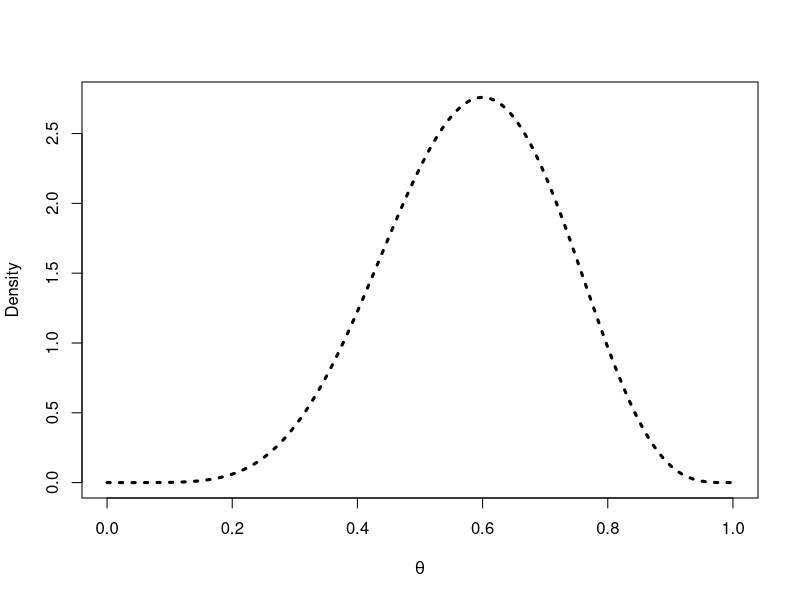
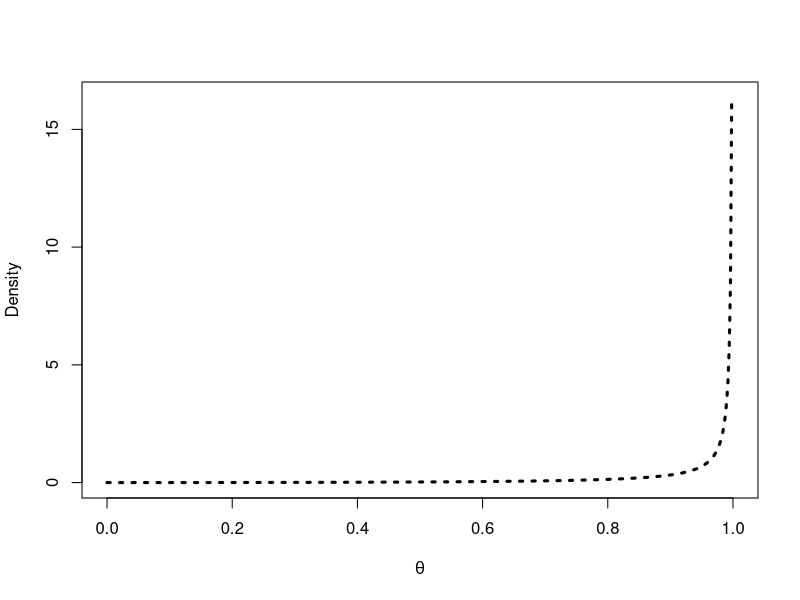
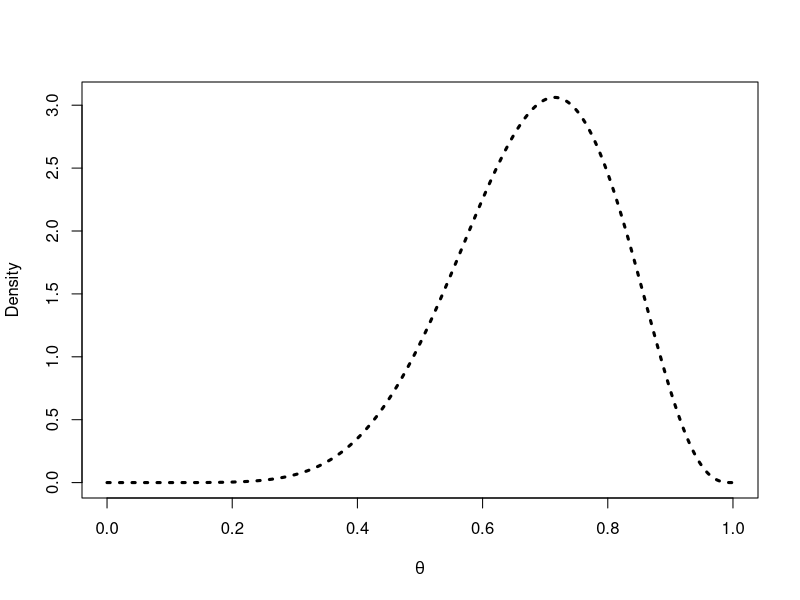
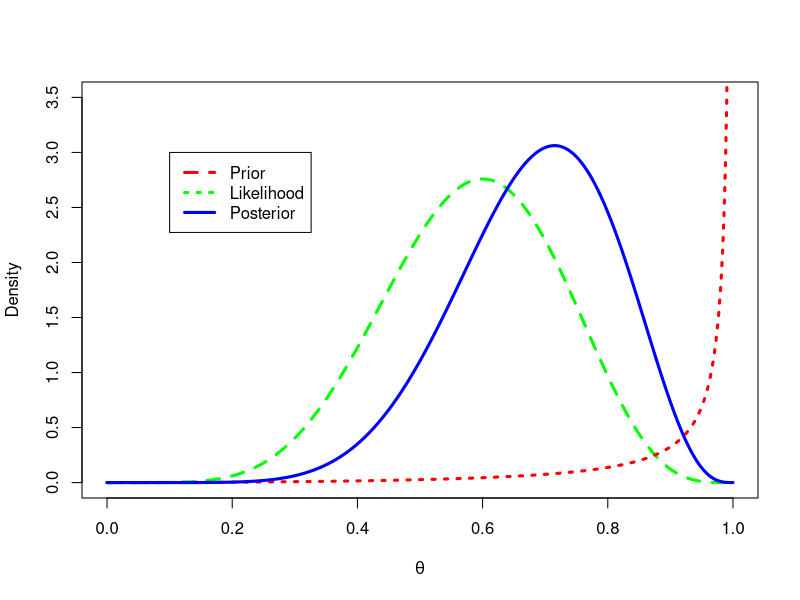

The R script that drew these images, in order:
## ---- chunk 1
n = 10
# Fixing values of a,b. 
a = 21/8
b = 0.04
th = seq(0,1, length=500)
x = 6

# we set the likelihood, prior, and posteriors with 
# THETA as the sequence that we plot on the x-axis.
# Beta(c,d) refers to shape parameter
like = dbeta(th, x+1, n-x+1)
prior = dbeta(th, a, b)
post = dbeta(th, x+a, n-x+b)
## ---- chunk 2
plot(th, like, type='l', ylab = "Density", 
     lty = 3, lwd = 3, xlab = expression(theta))
## ---- chunk 3
plot(th, prior, type='l', ylab = "Density", 
     lty = 3, lwd = 3, xlab = expression(theta))
## ---- chunk 4
plot(th, post, type='l', ylab = "Density", 
     lty = 3, lwd = 3, xlab = expression(theta))
## ---- chunk 5
plot(th, like, type = "l", ylab = "Density", 
     xlab = expression(theta), lty = 2, lwd = 3, 
     col = "green",ylim = c(0,3.5) )
lines(th, prior, lty = 3, lwd = 3, col= "red")
lines(th, post, lty=1, lwd = 3, col= "blue")
legend(0.1,3, c("Prior", "Likelihood", "Posterior"), lty=c(2,3,1), lwd=c(3,3,3), 
       col = c("red", "green", "blue"))
